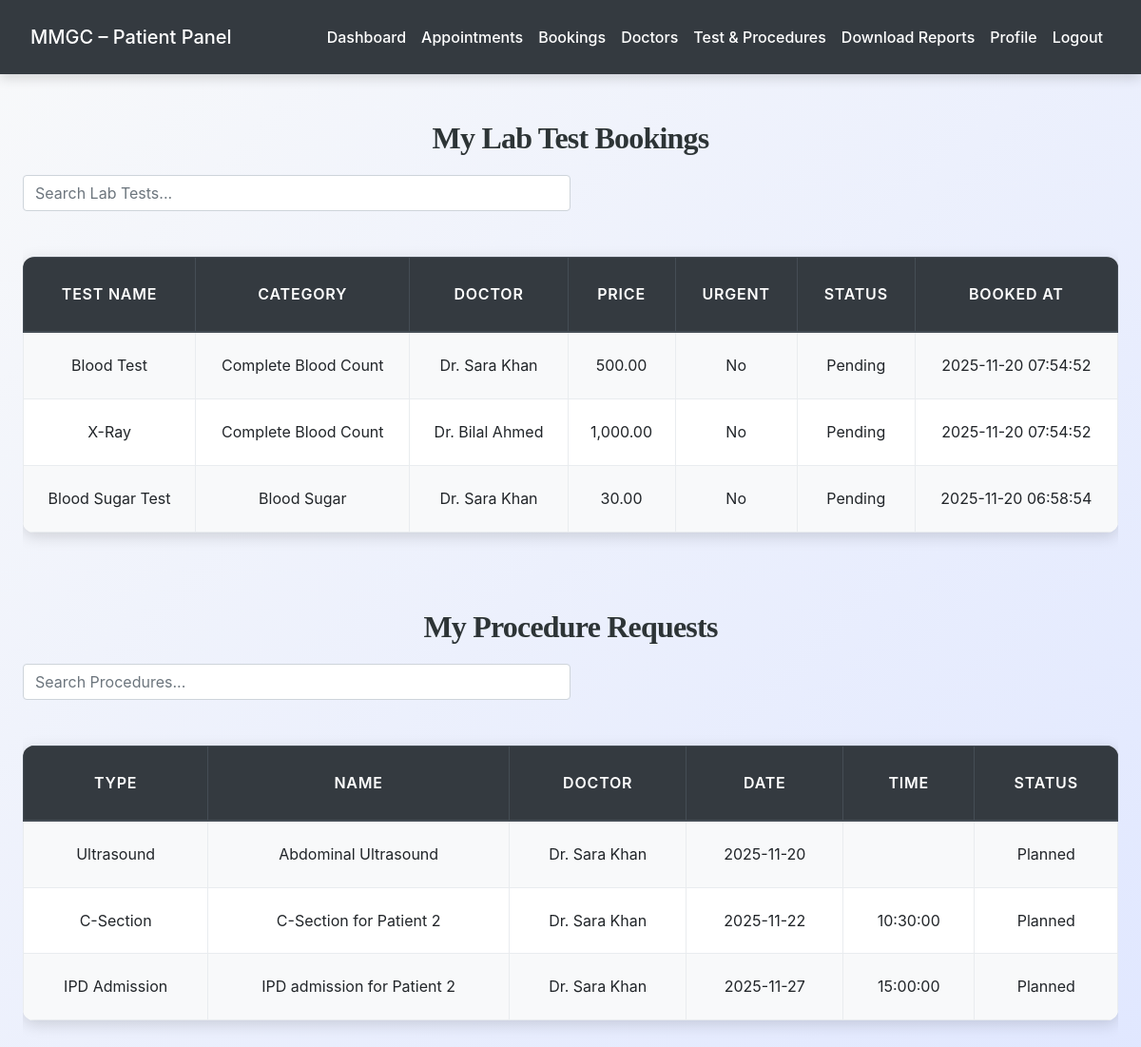
Screenshot of /patient/my_bookings.php (signed in) with the database file from the repository.
### tables this page shows
CREATE TABLE `lab_tests` (
  `id` int(11) NOT NULL,
  `patient_id` int(11) NOT NULL,
  `doctor_id` int(11) NOT NULL,
  `category_id` int(11) NOT NULL,
  `test_name` varchar(150) NOT NULL,
  `price` decimal(10,2) NOT NULL,
  `lab_staff_id` int(11) DEFAULT NULL,
  `sample_collected_at` datetime DEFAULT NULL,
  `report_status` enum('pending','processing','ready','delivered') DEFAULT 'pending',
  `is_urgent` tinyint(1) DEFAULT 0,
  `booked_at` timestamp NOT NULL DEFAULT current_timestamp()
);

CREATE TABLE `lab_categories` (
  `id` int(11) NOT NULL,
  `name` varchar(100) NOT NULL,
  `description` text DEFAULT NULL,
  `default_price` decimal(10,2) DEFAULT 0.00,
  `created_at` timestamp NOT NULL DEFAULT current_timestamp()
);

CREATE TABLE `doctors` (
  `id` int(11) NOT NULL,
  `full_name` varchar(150) NOT NULL,
  `email` varchar(150) DEFAULT NULL,
  `phone` varchar(50) DEFAULT NULL,
  `password` varchar(255) DEFAULT NULL,
  `specialization` varchar(150) DEFAULT NULL,
  `qualification` varchar(150) DEFAULT NULL,
  `experience_years` int(11) DEFAULT NULL,
  `consultation_fee` decimal(10,2) DEFAULT NULL,
  `profile_image` varchar(255) DEFAULT NULL,
  `bio` text DEFAULT NULL,
  `status` enum('active','inactive','on_leave') DEFAULT 'active',
  `created_at` timestamp NOT NULL DEFAULT current_timestamp()
);

CREATE TABLE `procedures` (
  `id` int(11) NOT NULL,
  `patient_id` int(11) NOT NULL,
  `procedure_type` enum('Normal Delivery','C-Section','Ultrasound','Gynaecology Treatment','Surgery','OPD Consultation','IPD Admission','Other') NOT NULL,
  `procedure_name` varchar(200) NOT NULL,
  `doctor_id` int(11) NOT NULL,
  `nurse_id` int(11) DEFAULT NULL,
  `procedure_date` date NOT NULL,
  `procedure_time` time DEFAULT NULL,
  `status` enum('planned','in-progress','completed','cancelled') DEFAULT 'planned',
  `treatment_notes` text DEFAULT NULL,
  `prescription` text DEFAULT NULL,
  `outcome` text DEFAULT NULL,
  `created_at` timestamp NOT NULL DEFAULT current_timestamp()
);

### patient/my_bookings.php (the view, shortened to what this page needs)
<?php
include('../config.php');
$patient_id = $_SESSION['patient_id'];
$lab_tests_res = $conn->prepare("SELECT l.*, d.full_name AS doctor_name, c.name AS category_name
                                 FROM lab_tests l
                                 LEFT JOIN doctors d ON l.doctor_id = d.id
                                 LEFT JOIN lab_categories c ON l.category_id = c.id
                                 WHERE l.patient_id=?
                                 ORDER BY l.booked_at DESC");
$lab_tests_res->bind_param("i", $patient_id);
$lab_tests_res->execute();
$lab_tests_result = $lab_tests_res->get_result();
$lab_tests = $lab_tests_result->fetch_all(MYSQLI_ASSOC);
$proc_res = $conn->prepare("SELECT p.*, d.full_name AS doctor_name
                            FROM procedures p
                            LEFT JOIN doctors d ON p.doctor_id=d.id
                            WHERE p.patient_id=?
                            ORDER BY p.created_at DESC");
$proc_res->bind_param("i", $patient_id);
$proc_res->execute();
$proc_result = $proc_res->get_result();
$procedures = $proc_result->fetch_all(MYSQLI_ASSOC);
?>
<!DOCTYPE html>
<html lang="en">
<head>
<link rel="stylesheet" href="https://stackpath.bootstrapcdn.com/bootstrap/4.5.2/css/bootstrap.min.css">
<link rel="stylesheet" href="../css/style.css">
</head>
<body>
<?php include('navbar.php'); ?>
<div class="container mt-5">
    <h2 class="section-title">My Lab Test Bookings</h2>
    <input type="text" id="labSearch" class="form-control mb-3 w-50" placeholder="Search Lab Tests...">
    <div class="table-responsive">
        <table class="table table-bordered table-striped" id="labTable">
            <thead class="thead-dark">
                <tr>
                    <th>Test Name</th>
                    <th>Category</th>
                    <th>Doctor</th>
                    <th>Price</th>
                    <th>Urgent</th>
                    <th>Status</th>
                    <th>Booked At</th>
                </tr>
            </thead>
            <tbody>
                <?php foreach($lab_tests as $lab): ?>
                    <tr>
                        <td><?php echo htmlspecialchars($lab['test_name']); ?></td>
                        <td><?php echo htmlspecialchars($lab['category_name']); ?></td>
                        <td><?php echo htmlspecialchars($lab['doctor_name'] ?? 'N/A'); ?></td>
                        <td><?php echo number_format($lab['price'],2); ?></td>
                        <td><?php echo $lab['is_urgent'] ? 'Yes' : 'No'; ?></td>
                        <td><?php echo ucfirst($lab['report_status']); ?></td>
                        <td><?php echo $lab['booked_at']; ?></td>
                    </tr>
                <?php endforeach; ?>
            </tbody>
        </table>
    </div>
    <h2 class="section-title mt-5">My Procedure Requests</h2>
    <input type="text" id="procSearch" class="form-control mb-3 w-50" placeholder="Search Procedures...">
    <div class="table-responsive">
        <table class="table table-bordered table-striped" id="procTable">
            <thead class="thead-dark">
                <tr>
                    <th>Type</th>
                    <th>Name</th>
                    <th>Doctor</th>
                    <th>Date</th>
                    <th>Time</th>
                    <th>Status</th>
                </tr>
            </thead>
            <tbody>
                <?php foreach($procedures as $proc): ?>
                    <tr>
                        <td><?php echo htmlspecialchars($proc['procedure_type']); ?></td>
                        <td><?php echo htmlspecialchars($proc['procedure_name']); ?></td>
                        <td><?php echo htmlspecialchars($proc['doctor_name'] ?? 'N/A'); ?></td>
                        <td><?php echo $proc['procedure_date']; ?></td>
                        <td><?php echo $proc['procedure_time']; ?></td>
                        <td><?php echo ucfirst($proc['status']); ?></td>
                    </tr>
                <?php endforeach; ?>
            </tbody>
        </table>
    </div>
</div>
</body>
</html>

### css/style.css (style rules this page uses)
:root { --primary: #007bff; --secondary: #6c757d; --success: #28a745; --info: #17a2b8; --warning: #ffc107; --danger: #dc3545; --light: #f8f9fa; --dark: #2d3436; --accent: #ff6f61; --highlight: #6f42c1; --shadow: rgba(0, 0, 0, 0.15); --transition: all 0.3s ease-in-out; }
body { font-family: 'Inter', 'Segoe UI', Tahoma, Geneva, Verdana, sans-serif; background: linear-gradient(135deg, var(--light) 0%, #e0e7ff 100%); color: var(--dark); line-height: 1.8; margin: 0; padding: 0; min-height: 100vh; font-size: 16px; }
h1, h2, h3, h4 { text-align: center; margin: 2.5rem 0; font-family: 'Georgia', 'Times New Roman', serif; color: var(--dark); font-weight: 700; letter-spacing: -0.025em; }
h2 { font-size: 2rem; }
.container { max-width: 1200px; margin: 0 auto 3rem; padding: 0 1.5rem; }
.table { width: 100%; border-collapse: collapse; margin: 2rem 0; font-size: 1rem; background-color: #ffffff; border-radius: 12px; overflow: hidden; box-shadow: 0 4px 16px var(--shadow); transition: var(--transition); }
.table th, .table td { padding: 1.25rem; border: 1px solid #e9ecef; text-align: center; vertical-align: middle; }
.table thead th { background-color: rgb(0, 0, 0); color: white; font-weight: 600; text-transform: uppercase; letter-spacing: 0.05em; padding: 1.5rem; }
.table tbody tr { transition: var(--transition); }
.table tbody tr:nth-child(odd) { background-color: var(--light); }

### patient/my_bookings.php (style rules this page uses)
.section-title { font-weight: 700; margin-bottom: 20px; }

### rows the page displays
lab_tests: test_name "Blood Test", category.name "Complete Blood Count", doctor.full_name "Dr. Sara Khan", price "500.00", is_urgent "No", report_status "Pending", booked_at "2025-11-20 07:54:52"
lab_tests: test_name "X-Ray", category.name "Complete Blood Count", doctor.full_name "Dr. Bilal Ahmed", price "1,000.00", is_urgent "No", report_status "Pending", booked_at "2025-11-20 07:54:52"
lab_tests: test_name "Blood Sugar Test", category.name "Blood Sugar", doctor.full_name "Dr. Sara Khan", price "30.00", is_urgent "No", report_status "Pending", booked_at "2025-11-20 06:58:54"
procedures: procedure_type "Ultrasound", procedure_name "Abdominal Ultrasound", doctor.full_name "Dr. Sara Khan", procedure_date "2025-11-20", status "Planned"
procedures: procedure_type "C-Section", procedure_name "C-Section for Patient 2", doctor.full_name "Dr. Sara Khan", procedure_date "2025-11-22", procedure_time "10:30:00", status "Planned"
procedures: procedure_type "IPD Admission", procedure_name "IPD admission for Patient 2", doctor.full_name "Dr. Sara Khan", procedure_date "2025-11-27", procedure_time "15:00:00", status "Planned"
